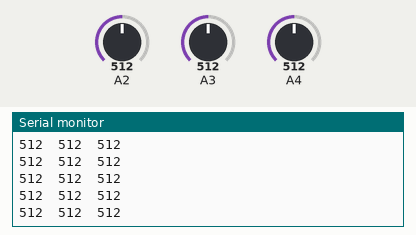
Recording of a sketch running on a simulated Arduino Uno, built with avr-gcc and run on an emulated ATmega328P. On the bench: the last lines printed to the serial monitor. The test bench sets the inputs (shaded band); at power-on: A2 = 512, A3 = 512, A4 = 512.

Above: at 1.2 s.
1.3 s: A2 set to 109
At 1.9 s:
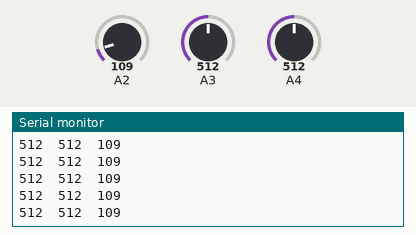
4.3 s: A2 set to 90
At 5.2 s:
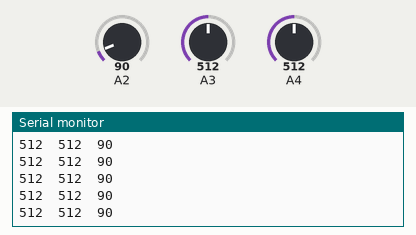
10.3 s: A3 set to 991
At 11.0 s:
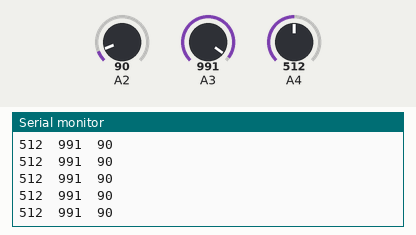
11.8 s: A3 set to 1011
At 12.3 s:
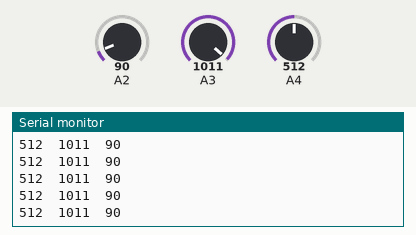
Timing chart, 0 to 14.8 s (numbered marks = the images above; inputs shaded):
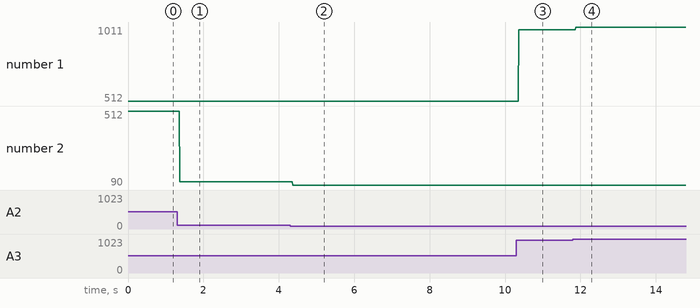

Measured:
- after the input at 1.3 s, the serial monitor: prints a new line after 0.07 s (image 1)
- after the input at 4.3 s, the serial monitor: prints a new line after 0.07 s (image 2)
- after the input at 10.3 s, the serial monitor: prints a new line after 0.07 s (image 3)
- after the input at 11.8 s, the serial monitor: prints a new line after 0.08 s (image 4)
- plotted number 1: 512 → 991 after the input at 10.3 s, 991 → 1011 after the input at 11.8 s
- plotted number 2: 512 → 109 after the input at 1.3 s, 109 → 90 after the input at 4.3 s

The sketch:

Le_sensores.ino
```cpp
#define lineFollowSensor1 A2
#define lineFollowSensor2 A3
#define lineFollowSensor3 A4

void setup() {
  // put your setup code here, to run once:
  Serial.begin(9600);

}

void loop() {
  // put your main code here, to run repeatedly:
 int data1 = analogRead(A4);
 int data2 = analogRead(A3);
 int data3 = analogRead(A2);

 Serial.print(data1);
 Serial.print("  ");
 Serial.print(data2);
 Serial.print("  ");
 Serial.println(data3);

}
```
